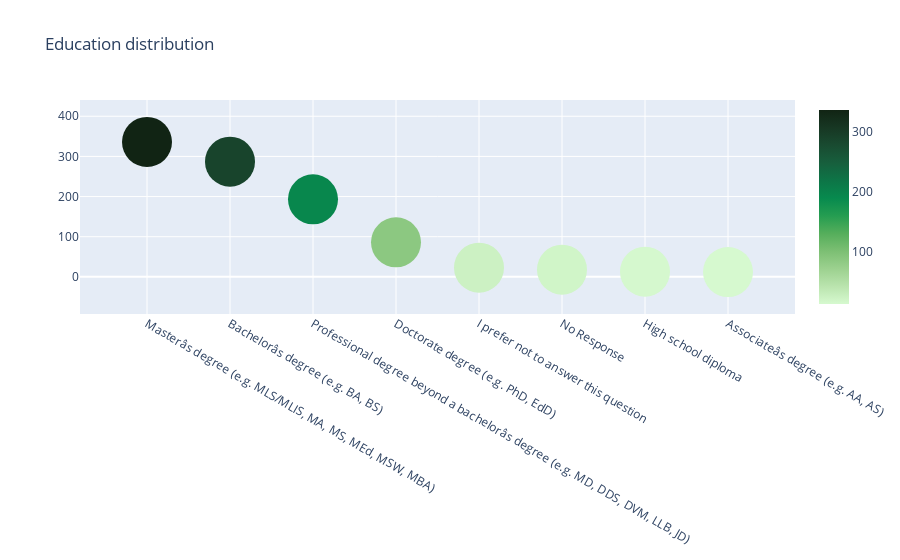

Notebook code for this chart:
### Markdown cell above
#### Education Level Count

### Code cell
cnt_srs = df3['education'].value_counts()

trace = go.Scatter(
    x=cnt_srs.index,
    y=cnt_srs.values,
    mode='markers',
    marker=dict(
        sizemode = 'diameter',
        sizeref = 1,
        size = 50,
        #color = np.random.randn(500), #set color equal to a variable
        color = cnt_srs.values,
        colorscale='algae',
        showscale=True
    ),
)

layout = go.Layout(
    title='Education distribution'
)

data = [trace]
fig = go.Figure(data=data, layout=layout)
py.iplot(fig, filename="education")

### Figure 1 — Plotly figure (JSON) as saved in the notebook; plotly's stock layout.template omitted (floating-point values rounded to 4 significant figures)
{"data": [{"marker": {"color": [336, 287, 193, 86, 23, 18, 13, 12], "colorscale": [[0, "rgb(214, 249, 207)"], [0.09091, "rgb(186, 228, 174)"], [0.1818, "rgb(156, 209, 143)"], [0.2727, "rgb(124, 191, 115)"], [0.3636, "rgb(85, 174, 91)"], [0.4545, "rgb(37, 157, 81)"], [0.5455, "rgb(7, 138, 78)"], [0.6364, "rgb(13, 117, 71)"], [0.7273, "rgb(23, 95, 61)"], [0.8182, "rgb(25, 75, 49)"], [0.9091, "rgb(23, 55, 35)"], [1, "rgb(17, 36, 20)"]], "showscale": true, "size": 50, "sizemode": "diameter", "sizeref": 1}, "mode": "markers", "type": "scatter", "x": ["Masterâs degree (e.g. MLS/MLIS, MA, MS, MEd, MSW, MBA)", "Bachelorâs degree (e.g. BA, BS)", "Professional degree beyond a bachelorâs degree (e.g. MD, DDS, DVM, LLB, JD)", "Doctorate degree (e.g. PhD, EdD)", "I prefer not to answer this question", "No Response", "High school diploma", "Associateâs degree (e.g. AA, AS)"], "y": [336, 287, 193, 86, 23, 18, 13, 12]}], "layout": {"title": {"text": "Education distribution"}}}
